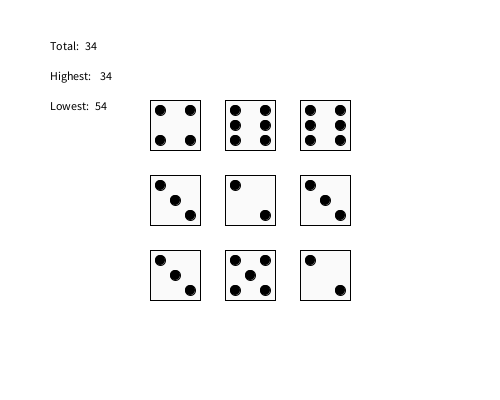
Frame 1 (no input)
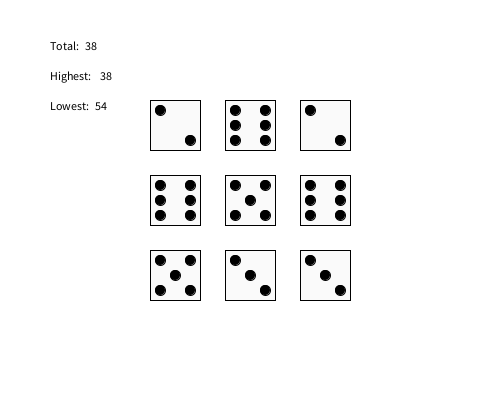
Frame 2 (the mouse pressed at the canvas centre, redrawn once)

The Processing sketch that drew these frames (run headless with seeded random() and noise(); the mouse was pressed at the canvas centre and the sketch redrawn once):

// Processing sketch: Dice
// ── Dice.pde
Die Die1;
Die Die2;
Die Die3;
Die Die4;
Die Die5;
Die Die6;
Die Die7;
Die Die8;
Die Die9;
int total;
int highest;
int lowest = 54;

void setup(){
  //no loop means that draw is only called once
  //OR if you ever call redraw()
  background(255);
  size(500, 400);
  Die1 = new Die(width / 2, height / 2);
  Die2 = new Die(width / 2 + 75, height / 2);
  Die3 = new Die(width / 2 + 75, height / 2 - 75);
  Die4 = new Die(width / 2 + 75, height / 2 + 75);
  Die5 = new Die(width / 2 - 75, height / 2);
  Die6 = new Die(width / 2 - 75, height / 2 + 75);
  Die7 = new Die(width / 2 - 75, height / 2 - 75);
  Die8 = new Die(width / 2, height / 2 + 75);
  Die9 = new Die(width / 2, height / 2 - 75);
  noLoop();
}

void draw(){
  //your code here
  background(255);
  Die1.show();
  Die2.show();
  Die3.show();
  Die4.show();
  Die5.show();
  Die6.show();
  Die7.show();
  Die8.show();
  Die9.show();
  text("Total: ", 50, 50);
  text("Highest: ", 50, 80);
  text("Lowest: ", 50, 110);
  if (total >= highest){
    highest = total;
  }else if (total <= lowest){
    lowest = total;
  }
  text(total, 85, 50);
  text(highest, 100, 80);
  text(lowest, 95, 110);
  total = 0;
}

void mousePressed(){
  //No real work for you to do here
  //calling redraw will do the necessary work 
  //to redraw your processing script
 
  redraw();
}


//Dice: Models a single 6 sided dice cube
//Each instance should randomly assign itself a value from 1 to 6
class Die {
	//variable declarations for your Die instances here
	int x_pos;
  int y_pos;
  int num;
	//constructor
	Die(int x, int y){
		//variable initializations here
    x_pos = x;
    y_pos = y;
	}
	
	//Simulate a roll of a die
	void roll(){
		//your code here, 
		//should randomly assign a value from 1 to 6
    num = (int)((Math.random() * 6) + 1);
	}
	
	/*
	  Use the randomly assigned roll value to draw the face of a die
	*/
	void show(){
		//your code here
    roll();
    pushMatrix();
    translate(x_pos, y_pos);
    fill(250);
    rect(-25, -25, 50, 50);
    fill(0);
    if (num == 1){
      ellipse(0, 0, 10, 10);
      total = total++;
    }
    if (num == 2){
      ellipse(-15, -15, 10, 10);
      ellipse(15, 15, 10, 10);
      total = total += 2;
    }
    if (num == 3){
      ellipse(-15, -15, 10, 10);
      ellipse(15, 15, 10, 10);
      ellipse(0, 0, 10, 10);
      total = total += 3;
    }
    if (num == 4){
      ellipse(-15, -15, 10, 10);
      ellipse(15, 15, 10, 10);
      ellipse(15, -15, 10, 10);
      ellipse(-15, 15, 10, 10);
      total = total += 4;
    }
    if (num == 5){
      ellipse(-15, -15, 10, 10);
      ellipse(15, 15, 10, 10);
      ellipse(15, -15, 10, 10);
      ellipse(-15, 15, 10, 10);
      ellipse(0, 0, 10, 10);
      total = total += 5;
    }
    if (num == 6){
      ellipse(-15, -15, 10, 10);
      ellipse(15, 15, 10, 10);
      ellipse(15, -15, 10, 10);
      ellipse(-15, 15, 10, 10);
      ellipse(-15, 0, 10, 10);
      ellipse(15, 0, 10, 10);
      total = total += 6;
    }
    popMatrix();
	}
}
